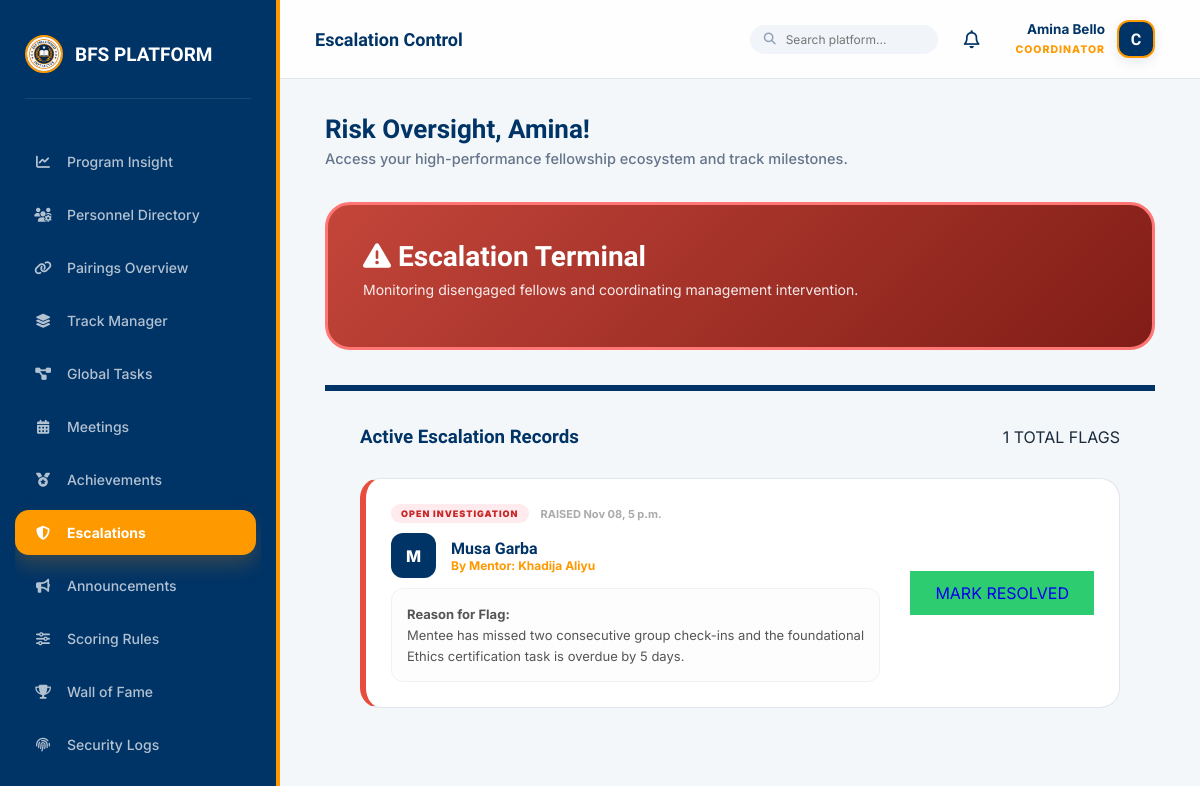
The page /progress/escalations/ (signed in) on the database its author committed.
### accounts/models.py (models this page shows, shortened)
class User(AbstractUser):
    ROLE_CHOICES = [
        ('mentee', 'Mentee'),
        ('mentor', 'Mentor'),
        ('management', 'Management Team'),
        ('coordinator', 'Programme Coordinator'),
    ]
    role = models.CharField(max_length=20, choices=ROLE_CHOICES, default='mentee')
    phone = models.CharField(max_length=20, blank=True)
    bio = models.TextField(blank=True)
    avatar_url = models.URLField(blank=True)   # Link to OneDrive/SharePoint photo
    is_verified = models.BooleanField(default=False)
    linkedin_url = models.URLField(blank=True, verbose_name="LinkedIn Profile")
    github_url = models.URLField(blank=True, verbose_name="GitHub/Portfolio")
    cv_url = models.URLField(blank=True, verbose_name="CV/Resume (OneDrive Link)")
    qualification = models.CharField(max_length=120, blank=True, help_text="e.g. B.Sc, M.Sc, Ph.D, Professional Fellow")
    expertise = models.CharField(max_length=150, blank=True, help_text="e.g. Software Engineering, AI, Cloud, Research")
    academic_status = models.CharField(max_length=100, blank=True, help_text="e.g. Student, Recent Graduate, Professional")
    interests = models.TextField(blank=True, help_text="Areas of interest or specialization")
    career_goal = models.TextField(blank=True, help_text="Mentee primary career and learning goal")

### progress/models.py (models this page shows, shortened)
class Escalation(models.Model):
    STATUS_CHOICES = [
        ('open', 'Open Investigation'),
        ('reviewing', 'Under Management Review'),
        ('resolved', 'Resolved')
    ]
    mentee = models.ForeignKey(settings.AUTH_USER_MODEL, on_delete=models.CASCADE, related_name='escalations')
    raised_by = models.ForeignKey(settings.AUTH_USER_MODEL, on_delete=models.SET_NULL, null=True, related_name='escalations_raised')
    reason = models.TextField(help_text="Detailed reason for flagging this fellow")
    recommended_action = models.TextField(blank=True)
    status = models.CharField(max_length=15, choices=STATUS_CHOICES, default='open')
    created_at = models.DateTimeField(auto_now_add=True)

### progress/views.py (the view)
# urls.py: path('escalations/', views.escalation_list, name='escalation_list'),
@role_required('mentor', 'management', 'coordinator')
def escalation_list(request):
    if request.user.role in ['management', 'coordinator']:
        escalations = Escalation.objects.all().select_related('mentee', 'raised_by').order_by('-created_at')
    else:
        escalations = Escalation.objects.filter(raised_by=request.user).select_related('mentee').order_by('-created_at')
    return render(request, 'progress/escalations.html', {
        'escalations': escalations,
        'greeting': "Risk Oversight"
    })

### templates/progress/escalations.html (shortened to what this page needs)
{% extends 'base.html' %}
{% block header_title %}Escalation Control{% endblock %}
{% block content %}
<div class="risk-banner">
    <h1 style="margin:0; font-family: 'Lexend'; font-size: 28px;"><i class="fas fa-exclamation-triangle"></i> Escalation Terminal</h1>
    <p style="opacity: 0.9; font-size: 14px; margin-top: 8px;">Monitoring disengaged fellows and coordinating management intervention.</p>
</div>
<div style="display: grid; grid-template-columns: 1fr; gap: 30px;">
    <div class="card" style="padding: 35px; border-top: 6px solid var(--navy);">
        <div style="display: flex; justify-content: space-between; align-items: center; margin-bottom: 30px;">
            <h3 style="font-family: 'Lexend'; color: var(--navy); margin: 0;">Active Escalation Records</h3>
            <span class="navy-badge">{{ escalations.count }} TOTAL FLAGS</span>
        </div>
        {% for flag in escalations %}
            <div class="flag-card status-{{ flag.status }}" style="animation-delay: calc({{ forloop.index }} * 0.1s);">
                <div style="flex: 1;">
                    <div style="display: flex; align-items: center; gap: 12px; margin-bottom: 10px;">
                        <span class="status-badge badge-{{ flag.status }}">{{ flag.get_status_display }}</span>
                        <span style="font-size: 11px; color: #aaa; font-weight: 700;">RAISED {{ flag.created_at|date:"M d, P" }}</span>
                    </div>
                    <div style="display: flex; align-items: center; gap: 15px;">
                        <div style="width: 45px; height: 45px; border-radius: 12px; background: var(--navy); color: white; display: flex; align-items: center; justify-content: center; font-weight: 800;">
                            {{ flag.mentee.username|first|upper }}
                        </div>
                        <div>
                            <h4 style="margin:0; color: var(--navy); font-family: 'Lexend';">{{ flag.mentee.get_full_name|default:flag.mentee.username }}</h4>
                            <div style="font-size: 12px; color: var(--gold); font-weight: 700;">By Mentor: {{ flag.raised_by.get_full_name|default:flag.raised_by.username }}</div>
                        </div>
                    </div>
                    <div class="reason-box">
                        <strong>Reason for Flag:</strong><br>
                        {{ flag.reason }}
                    </div>
                </div>
                <div style="margin-left: 30px; text-align: right;">
                    {% if flag.status == 'open' and user.role in 'management,coordinator' %}
                        <a href="{% url 'progress:resolve_escalation' flag.id %}" class="btn-gold" style="background: #2ecc71; text-decoration: none; padding: 12px 25px;">MARK RESOLVED</a>
                    {% elif flag.status == 'resolved' %}
                        <div style="color: #2ecc71; font-weight: 800; font-size: 12px;"><i class="fas fa-check-double"></i> ISSUE RESOLVED</div>
                    {% else %}
                        <div style="color: #aaa; font-weight: 700; font-size: 11px;">AWAITING MANAGEMENT</div>
                    {% endif %}
                </div>
            </div>
        {% empty %}
            <div style="text-align: center; padding: 60px 20px; color: #ddd;">
                <i class="fas fa-shield-heart" style="font-size: 40px; margin-bottom: 20px; opacity: 0.3;"></i>
                <p style="font-weight: 600; color: #bbb;">System Safe: No active escalations found.</p>
            </div>
        {% endfor %}
    </div>
</div>
{% endblock %}

### templates/base.html (shortened to what this page needs)
{% load static %}
<!DOCTYPE html>
<html lang="en">
<head>
    <link rel="stylesheet" href="https://cdnjs.cloudflare.com/ajax/libs/font-awesome/6.4.0/css/all.min.css">
</head>
<body>
    <aside class="sidebar" id="sidebar">
        <div class="brand">
            <img src="{% static 'images/logo.jpg' %}" alt="BFS Logo">
            <span>BFS PLATFORM</span>
        </div>
        <nav class="nav-menu">
            {% if user.role == 'mentee' %}
                <a href="{% url 'dashboard:mentee_dashboard' %}" class="nav-item {% if request.resolver_match.url_name == 'mentee_dashboard' %}active{% endif %}">
                    <i class="fas fa-th-large"></i> My Workspace
                </a>
                <a href="{% url 'groups:group_list' %}" class="nav-item {% if 'groups' in request.path and 'meetings' not in request.path and 'pairings' not in request.path %}active{% endif %}">
                    <i class="fas fa-compass"></i> Explore Tracks
                </a>
                <a href="{% url 'tasks:my_tasks_list' %}" class="nav-item {% if 'tasks' in request.path %}active{% endif %}">
                    <i class="fas fa-clipboard-list"></i> My Assignments
                </a>
                <a href="{% url 'groups:meeting_list' %}" class="nav-item {% if 'meetings' in request.path %}active{% endif %}">
                    <i class="fas fa-video"></i> Meetings
                </a>
                <a href="{% url 'progress:achievements' %}" class="nav-item {% if 'achievements' in request.path %}active{% endif %}">
                    <i class="fas fa-medal"></i> Achievements
                </a>
                <a href="{% url 'progress:leaderboard' %}" class="nav-item {% if 'leaderboard' in request.path %}active{% endif %}">
                    <i class="fas fa-award"></i> Leaderboard
                </a>
                <a href="{% url 'progress:goals' %}" class="nav-item {% if 'goals' in request.path %}active{% endif %}">
                    <i class="fas fa-bullseye"></i> My Goals
                </a>
                <a href="{% url 'helpdesk:home' %}" class="nav-item {% if 'helpdesk' in request.path %}active{% endif %}">
                    <i class="fas fa-question-circle"></i> Help Desk
                </a>
                <a href="{% url 'announcements:list' %}" class="nav-item {% if 'announcements' in request.path %}active{% endif %}">
                    <i class="fas fa-bullhorn"></i> Announcements
                </a>
                <a href="{% url 'progress:feedback' %}" class="nav-item {% if 'feedback' in request.path %}active{% endif %}">
                    <i class="fas fa-comment-dots"></i> Feedback
                </a>
                <a href="{% url 'core:wall_of_fame' %}" class="nav-item {% if 'wall-of-fame' in request.path %}active{% endif %}">
                    <i class="fas fa-trophy"></i> Wall of Fame
                </a>
            {% elif user.role == 'management' or user.role == 'coordinator' %}
                <a href="{% url 'dashboard:home' %}" class="nav-item ">
                    <i class="fas fa-chart-line"></i> Program Insight
                </a>
                <a href="{% url 'accounts:user_directory' %}" class="nav-item {% if 'users' in request.path %}active{% endif %}">
                    <i class="fas fa-users-cog"></i> Personnel Directory
                </a>
                <a href="{% url 'groups:pairing_list' %}" class="nav-item {% if 'pairings' in request.path %}active{% endif %}">
                    <i class="fas fa-link"></i> Pairings Overview
                </a>
                <a href="{% url 'groups:group_list' %}" class="nav-item {% if 'groups' in request.path and 'meetings' not in request.path and 'pairings' not in request.path %}active{% endif %}">
                    <i class="fas fa-layer-group"></i> Track Manager
                </a>
                <a href="{% url 'tasks:task_manager' %}" class="nav-item {% if 'manager' in request.path %}active{% endif %}">
                    <i class="fas fa-project-diagram"></i> Global Tasks
                </a>
                <a href="{% url 'groups:meeting_list' %}" class="nav-item {% if 'meetings' in request.path %}active{% endif %}">
                    <i class="fas fa-calendar-alt"></i> Meetings
                </a>
                <a href="{% url 'progress:achievements' %}" class="nav-item {% if 'achievements' in request.path %}active{% endif %}">
                    <i class="fas fa-medal"></i> Achievements
                </a>
                <a href="{% url 'progress:escalation_list' %}" class="nav-item {% if 'escalations' in request.path %}active{% endif %}">
                    <i class="fas fa-shield-alt"></i> Escalations
                </a>
                <a href="{% url 'announcements:list' %}" class="nav-item {% if 'announcements' in request.path %}active{% endif %}">
                    <i class="fas fa-bullhorn"></i> Announcements
                </a>
                <a href="{% url 'progress:points_rules' %}" class="nav-item {% if 'points-rules' in request.path %}active{% endif %}">
                    <i class="fas fa-sliders-h"></i> Scoring Rules
                </a>
                <a href="{% url 'core:wall_of_fame' %}" class="nav-item {% if 'wall-of-fame' in request.path %}active{% endif %}">
                    <i class="fas fa-trophy"></i> Wall of Fame
                </a>
                <a href="{% url 'progress:audit_log' %}" class="nav-item {% if 'audit' in request.path %}active{% endif %}">
                    <i class="fas fa-fingerprint"></i> Security Logs
                </a>
            {% endif %}
        </nav>
    </aside>
    <main class="main">
        <header class="topbar">
            <div style="display: flex; align-items: center; gap: 15px;">
                <h2 style="margin:0; font-family:'Lexend'; font-size: 18px; color: var(--navy);">{% block header_title %}{% endblock %}</h2>
            </div>
            <div style="display: flex; align-items: center; gap: 20px;">
                <form method="get" action="{% url 'core:search' %}" style="display: flex; align-items: center; background: #f1f5f9; border-radius: 20px; padding: 6px 14px;">
                    <i class="fas fa-search" style="color: #94a3b8; font-size: 12px; margin-right: 8px;"></i>
                    <input type="text" name="q" placeholder="Search platform..." style="border: none; background: transparent; outline: none; font-size: 12px; width: 140px; font-family: inherit;">
                </form>
                <a href="{% url 'notifications:notification_list' %}" style="position: relative; color: var(--navy); text-decoration: none; font-size: 18px; padding: 6px;">
                    <i class="far fa-bell"></i>
                </a>
                <div class="identity-card" data-role="{{ user.get_role_display }}">
                    <div style="display: flex; align-items: center; gap: 12px;">
                        <div style="text-align: right; line-height: 1.2;">
                            <span style="display: block; font-weight: 700; font-size: 13.5px; color: var(--navy);">{{ user.get_full_name|default:user.username }}</span>
                            <span style="font-size: 10.5px; color: var(--gold); font-weight: 800; text-transform: uppercase; letter-spacing: 1px;">{{ user.role }}</span>
                        </div>
                        <div style="width: 38px; height: 38px; border-radius: 12px; background: var(--navy); color: white; display: flex; align-items: center; justify-content: center; font-weight: 800; font-family: 'Lexend'; border: 2px solid var(--gold); box-shadow: 0 4px 12px rgba(0, 51, 102, 0.1);">
                            {{ user.username|first|upper }}
                        </div>
                    </div>
                </div>
            </div>
        </header>
        <div class="content-body">
            <div class="welcome-banner">
                <h1>{{ greeting }}, {{ user.first_name|default:user.username }}!</h1>
                <p>Access your high-performance fellowship ecosystem and track milestones.</p>
            </div>
            {% block content %}{% endblock %}
        </div>
    </main>
</body>
</html>

### rows shown on the page
User: get_full_name "Amina Bello", role "COORDINATOR", username|first "C", first_name "Amina"
Escalation: status "OPEN INVESTIGATION", created_at "Nov 08, 5 p.m.", mentee.username|first "M", mentee.get_full_name "Musa Garba", raised_by.get_full_name "Khadija Aliyu", reason "Mentee has missed two consecutive group check-ins and the foundational Ethics certification task is overdue by 5 days.", shows "MARK RESOLVED"

### other values the page prints
{{ greeting }} "Risk Oversight"
{{ escalations.count }} "1"
